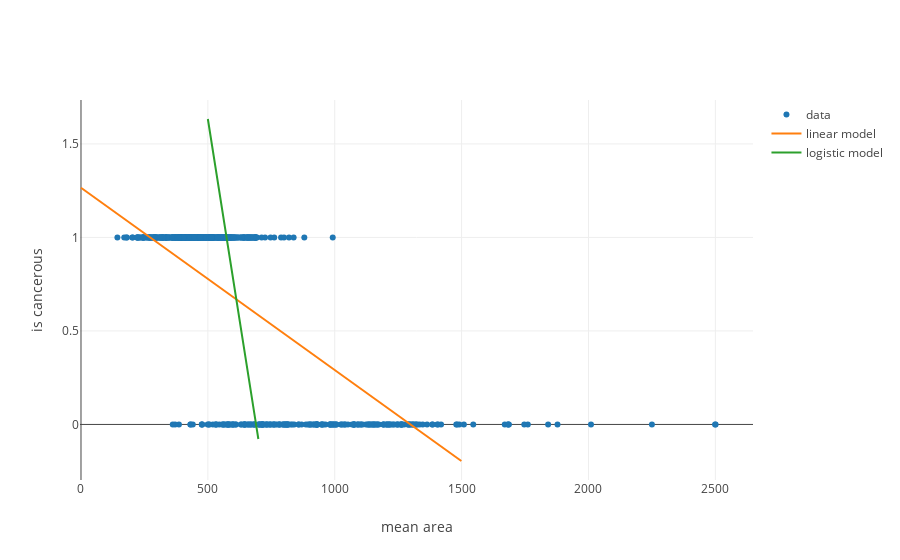

The code cell stored with this chart in its notebook:
### Code cell
from graph import trace_values, plot
lin_predictions_trace = trace_values(x_inputs.flatten(), lin_predictions, mode = 'lines', name = 'linear model')
logisitic_predictions_trace = trace_values(x_inputs_log.flatten(), logistic_predictions, mode = 'lines', name = 'logistic model')
plot([trace, lin_predictions_trace, logisitic_predictions_trace], {'xaxis': {'title': 'mean area'}, 'yaxis': {'title': 'is cancerous'}})

### Figure 1 — Plotly figure (JSON) as saved in the notebook; plotly's stock layout.template omitted (floating-point values rounded to 4 significant figures; data arrays with more than 128 entries replaced by an {"elided": "..."} marker saying what was removed)
{"data": [{"mode": "markers", "name": "data", "text": [], "type": "scatter", "uid": "7ba3bebf-313b-4fce-9b78-21785d116d6d", "x": {"elided": "569 float values"}, "y": {"elided": "569 int values"}}, {"mode": "lines", "name": "linear model", "text": [], "type": "scatter", "uid": "e52b28e0-7ad4-4450-b52c-52b495171a62", "x": {"elided": "1500 int values"}, "y": {"elided": "1500 float values"}}, {"mode": "lines", "name": "logistic model", "text": [], "type": "scatter", "uid": "8806c946-a610-4ef1-9981-81c8b5408bc6", "x": {"elided": "200 int values"}, "y": {"elided": "200 float values"}}], "layout": {"autosize": true, "xaxis": {"autorange": true, "range": [-2.208, 2647.0], "title": {"text": "mean area"}, "type": "linear"}, "yaxis": {"autorange": true, "range": [-0.2971, 1.735], "title": {"text": "is cancerous"}, "type": "linear"}}}
